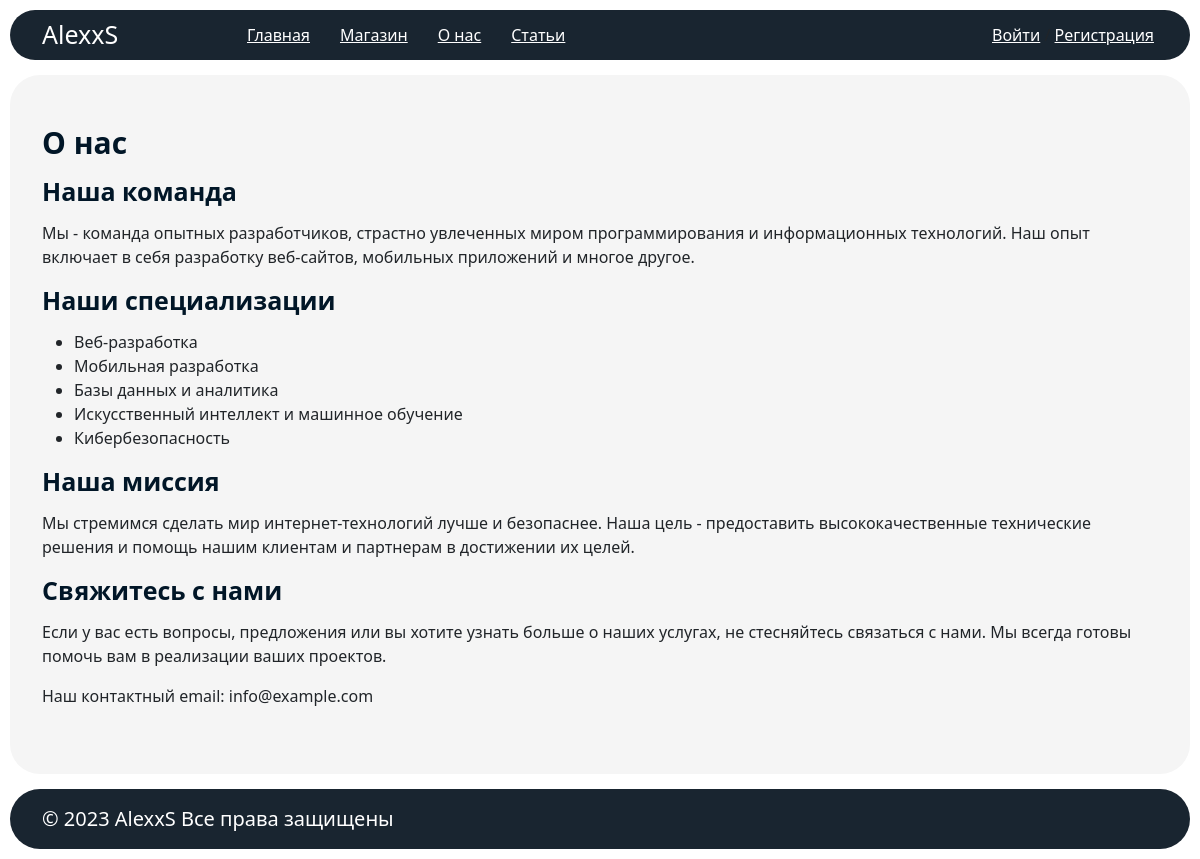
The page /about/ on the database its author committed.
### staticpagesapp/models.py (models this page shows, shortened)
class StaticPage(models.Model):
    name = models.CharField(max_length=150, verbose_name="Название", default="")
    slug = models.SlugField(unique=True, verbose_name="Символьный код", default="")
    image = models.ImageField(upload_to='static/images/', default="", blank=True)
    h1 = models.CharField(max_length=150, verbose_name="Заголовок H1", default="", blank=True)
    announce = models.TextField(max_length=500, verbose_name="Краткое описание", default="", blank=True)
    description = models.TextField(max_length=10000, verbose_name="Описание", default="", blank=True)
    seo_title = models.CharField(max_length=150, verbose_name="Seo Title", default="", blank=True)
    seo_description = models.TextField(max_length=500, verbose_name="Seo Description", default="", blank=True)
    seo_keywords = models.CharField(max_length=100, verbose_name="Seo Keywords", default="", blank=True)
    class Meta:
        verbose_name = "Страница"
        verbose_name_plural = "Страницы"

### staticpagesapp/views.py (the view)
# urls.py: path('about/', views.about, name='about'),
def about(request):
    logger.info('Это информационное сообщение')
    about_info = StaticPage.objects.get(id=2)
    return render(request, template_name="about.html", context={"about_info": about_info})

### templates/about.html (shortened to what this page needs)
{% extends 'base.html' %}
{% block content %}
    <section class="main__content">
        <div class="container">
            <div class="content">
                <h1>{% if about_info.h1 %}{{ about_info.h1 }}{% else %}{{ about_info.name }}{% endif %}</h1>
                {{ about_info.description|safe }}
            </div>
        </div>
    </section>
{% endblock %}

### static/css/style.css (style rules this page uses)
body { padding: 10px; }
h1, h2, h3, h4, h5, h6 { margin-bottom: 15px; color: #011627; font-weight: bold; }
h1 { font-size: 30px; }
h2 { font-size: 25px; }
.main__content { padding: 50px 0; background: #f5f5f5; border-radius: 30px; margin: 15px 0; }

### rows shown on the page
StaticPage: h1 "О нас", description "Наша команда Мы - команда опытных разработчиков, страстно увлеченных миром программирования и информационных технологий. Наш опыт включает в себя разработку веб-сайтов, мобильных приложений и многое другое. Наши специализации Веб-разработка Мобильная разработка Базы данных и аналитика Искусственный интеллект и машинное обучение Кибербезопасность Наша миссия Мы стремимся сделать мир интернет-технологий лучше и безопаснее. Наша цель - предоставить высококачественные технические решения и помощь нашим клиентам и партнерам в достижении их целей. Свяжитесь с нами Если у вас есть вопросы, предложения или вы хотите узнать больше о наших услугах, не стесняйтесь связаться с нами. Мы всегда готовы…"
